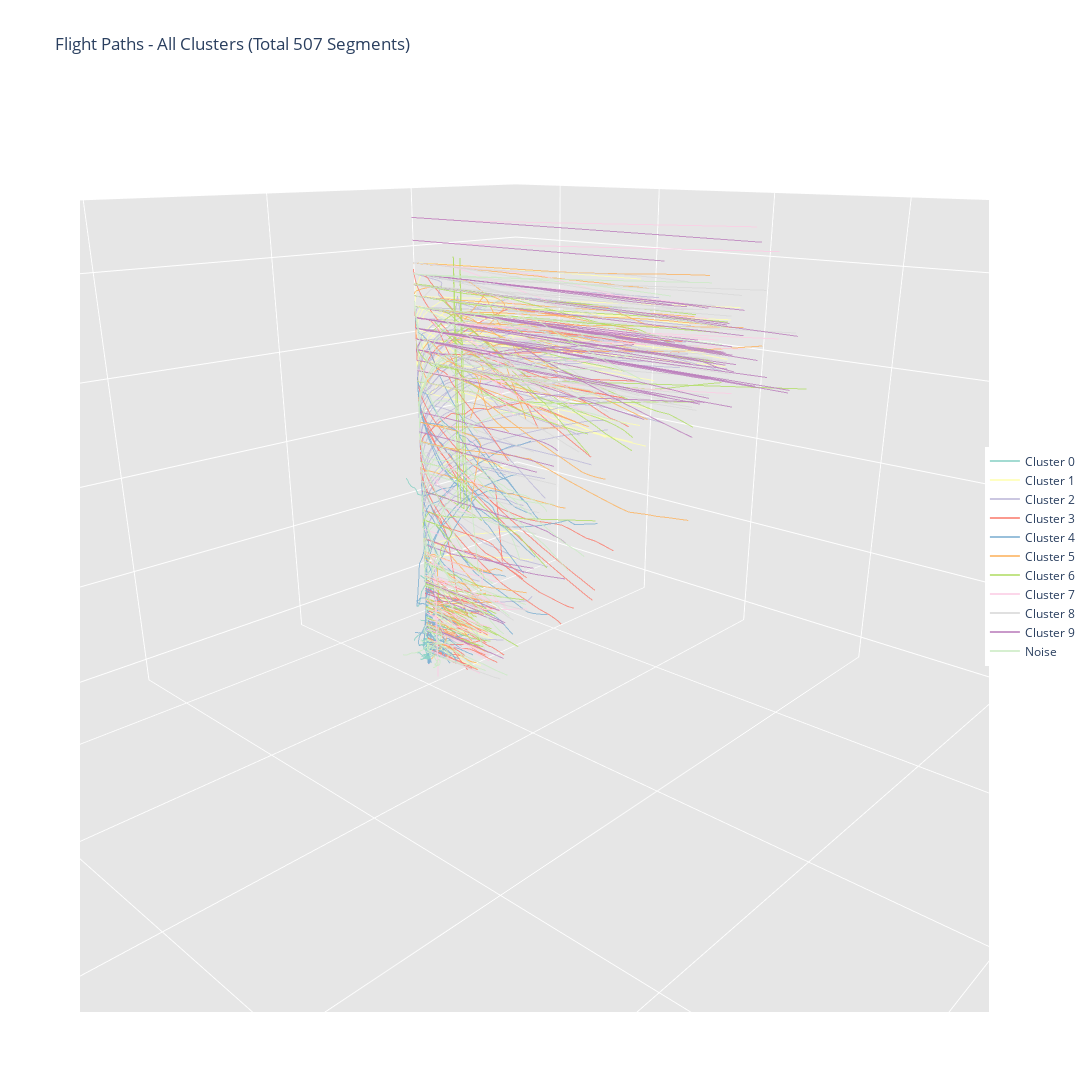

Here is the notebook cell this chart was saved with:
### Markdown cell above
Now this plot is a little noisy, but we can already start to detect some clear patterns. One of which, is that it looks like there is hardly any altitude movement whatsoever. This is not an error, but in fact of represenation of how much greater the x and y coordinate movement is in relation to the altitude chagnes. In the fraph above all 3 dimensions are scaled identically. However, to better asses our pattern recognition success, let's look unscale the Z-axis.

### Code cell
# Get all unique clusters and sort them so -1 is last
all_clusters = sorted(trajectories['cluster'].unique())
if -1 in all_clusters:
    all_clusters.remove(-1)
    all_clusters.append(-1)

# Create the 3D scatter plot
fig = go.Figure()

# Calculate overall ranges for consistent scaling across all clusters
x_min, x_max = trajectories['x'].min(), trajectories['x'].max()
y_min, y_max = trajectories['y'].min(), trajectories['y'].max()
z_min, z_max = trajectories['z'].min(), trajectories['z'].max()
max_range = max(x_max - x_min, y_max - y_min, z_max - z_min)

# Create a color sequence for each cluster
cluster_colors = px.colors.qualitative.Set3
# If we need more colors than available in the palette, we'll cycle through them
cluster_colors = cluster_colors * (len(all_clusters) // len(cluster_colors) + 1)

# Track total segments for title
total_segments = 0

# Process each cluster
for cluster_idx, cluster in enumerate(all_clusters):
    # Filter for current cluster
    cluster_data = trajectories[trajectories['cluster'] == cluster]
    
    # Convert decimal columns to float if needed
    numeric_columns = ['x', 'y', 'z']
    for col in numeric_columns:
        if cluster_data[col].dtype == 'object':
            cluster_data[col] = cluster_data[col].astype(float)
    
    # Get unique segment IDs for current cluster
    unique_segments = cluster_data['segment_id'].unique()
    
    # Get random sample of up to 50 segment IDs
    n_segments = min(50, len(unique_segments))
    selected_segments = np.random.choice(unique_segments, size=n_segments, replace=False)
    total_segments += n_segments
    
    cluster_name = 'Noise' if cluster == -1 else f'Cluster {cluster}'
    
    # Add each trajectory as a separate trace
    for idx, segment_id in enumerate(selected_segments):
        segment_data = cluster_data[cluster_data['segment_id'] == segment_id]
        
        fig.add_trace(go.Scatter3d(
            x=segment_data['x'],
            y=segment_data['y'],
            z=segment_data['z'],
            mode='lines',
            line=dict(
                width=2,
                color=cluster_colors[cluster_idx]
            ),
            opacity=0.8,
            name=cluster_name,
            showlegend=(idx == 0)  # Only show legend entry once per cluster
        ))

# Update layout for better visualization
fig.update_layout(
    title=f'Flight Paths - All Clusters (Total {total_segments} Segments)',
    scene=dict(
        camera=dict(
            up=dict(x=0, y=0, z=1),
            center=dict(x=0, y=0, z=0),
            # Modified camera position:
            # - Reduced distance (zoomed in) by reducing all values
            # - Rotated ~43 degrees counterclockwise by adjusting x/y ratio
            eye=dict(
                x=0.8 * np.cos(np.radians(43)),  # Apply rotation
                y=0.8 * np.sin(np.radians(43)),  # Apply rotation
                z=0.3  # Reduced for closer zoom
            )
        ),
        aspectmode='manual',
        aspectratio=dict(
            x=1, 
            y=1, 
            z=0.5
        ),
        xaxis=dict(
            title='X',
            showbackground=True,
            backgroundcolor='rgb(230, 230,230)',
            range=[float(x_min - max_range*0.1), float(x_max + max_range*0.1)]
        ),
        yaxis=dict(
            title='Y',
            showbackground=True,
            backgroundcolor='rgb(230, 230,230)',
            range=[float(y_min - max_range*0.1), float(y_max + max_range*0.1)]
        ),
        zaxis=dict(
            title='Z',
            showbackground=True,
            backgroundcolor='rgb(230, 230,230)'
        )
    ),
    width=1600,
    height=1200,
    showlegend=True,
    legend=dict(
        yanchor="middle", 
        y=0.5,
        xanchor="right",
        x=1.1
    )
)

# Display interactive plot
fig.show()

# Save static version
pio.write_image(fig, "all_clusters_paths_z_unscaled.png")

Image("all_clusters_paths_z_unscaled.png")
